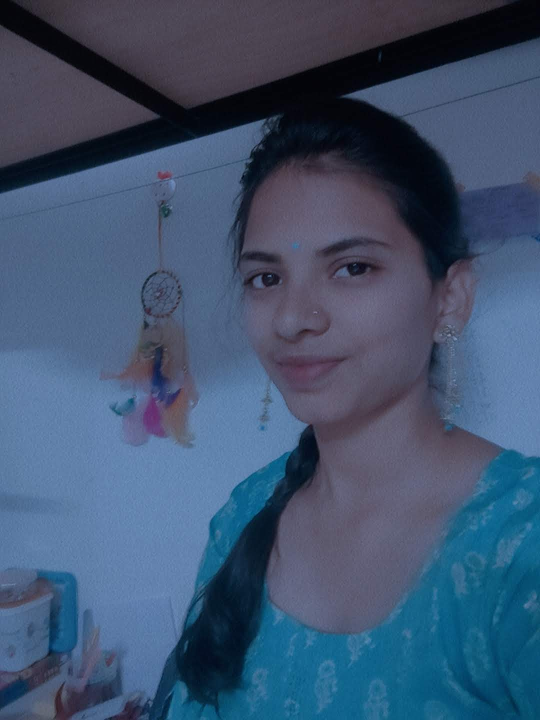
#> input picture OpenCV mini projects/Pic2.jpg, 1080 x 1440 px, found by its file name (shown at 1/2 size)
$ python Read_write_image_IPCV.py
#> lines starting #> are read from the running program, lines starting #| are printed output that depends on the picture
import cv2
'''
img1 = cv2.imread("E:\\Data\\Pic2.jpg",1)
img1 = cv2.resize(img1, (500,700))
cv2.imshow("Original",img1)

img2 = cv2.imread("E:\\Data\\Pic2.jpg",0) # -1 unchanged
img2 = cv2.resize(img2, (500,700))
cv2.imshow("Gray",img2)


cv2.waitKey()
cv2.destroyAllWindows()

'''
# Image conversion project colored image into grayscale.

#path = input("Enter the path and name of an image === ")
#print("You Enter this ===", path)

#Now read the image
img = cv2.imread("E:\\Data\\Pic2.jpg",1)
#> img is the input picture: shape (1440, 1080, 3); mean B, G, R 111, 83.6, 63.3
img = cv2.resize(img, (500,700))
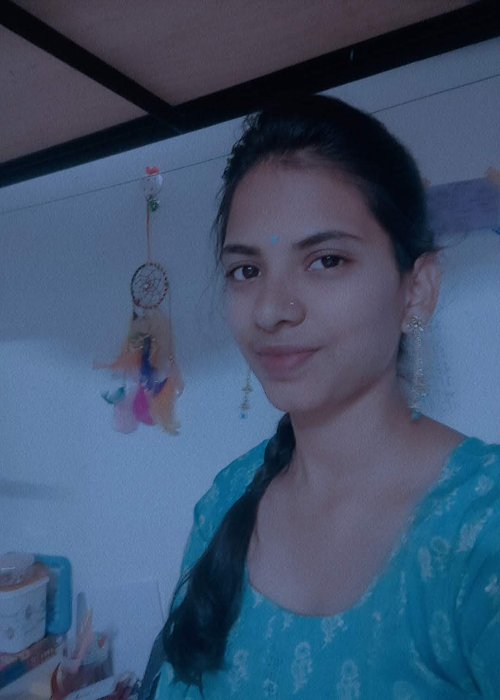
#> img: shape (700, 500, 3); mean B, G, R 111, 83.5, 63.2
img = cv2.flip(img,-1) #0,1,-1
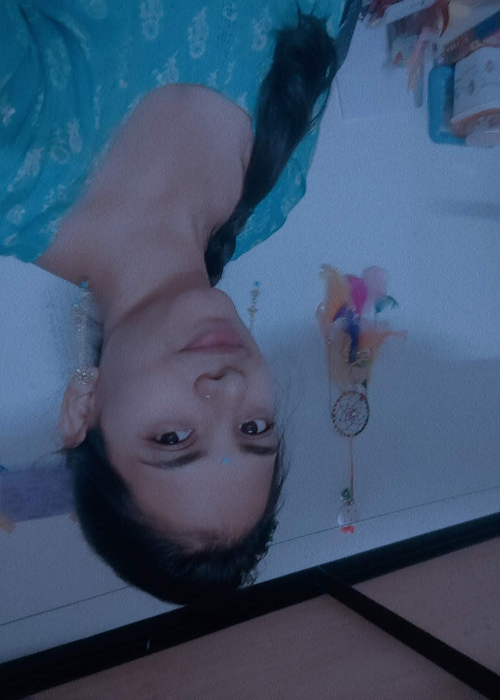
#> img: shape (700, 500, 3); mean B, G, R 111, 83.5, 63.2
cv2.imshow("Converted Image",img)

cv2.waitKey(0) #to wait for a key event,
cv2.destroyAllWindows() #to destroy all windows,
#cv2.imwrite('imagename.png', img)

'''
k = cv2.waitKey(0)
if k == ord("s"):
    cv2.imwrite("E:\\Data\\output.jpg",img)
else:
    cv2.destroyAllWindows()
'''

$ run again, with OpenCV mini projects/Pic1.jpg copied over OpenCV mini projects/Pic2.jpg
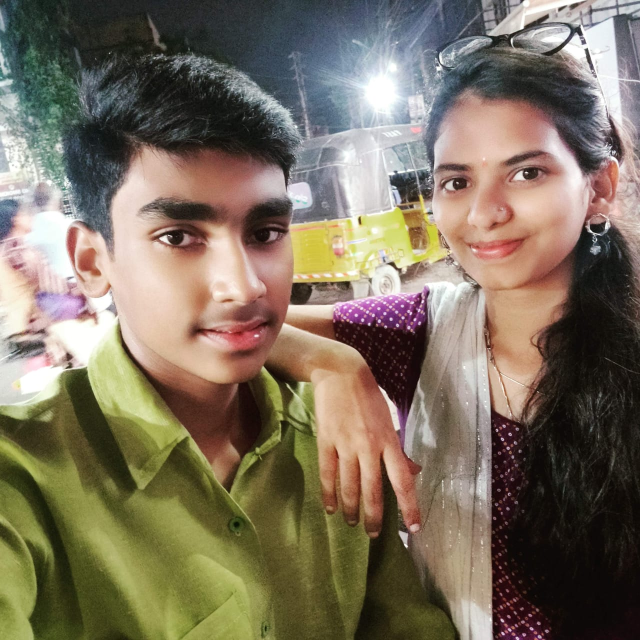
#> input picture OpenCV mini projects/Pic1.jpg, 1280 x 1280 px, found by its file name (shown at 1/2 size)
#> img is the input picture: shape (1280, 1280, 3); mean B, G, R 94.4, 112.1, 123.7
#> `img = cv2.resize(img, (500,700))`:
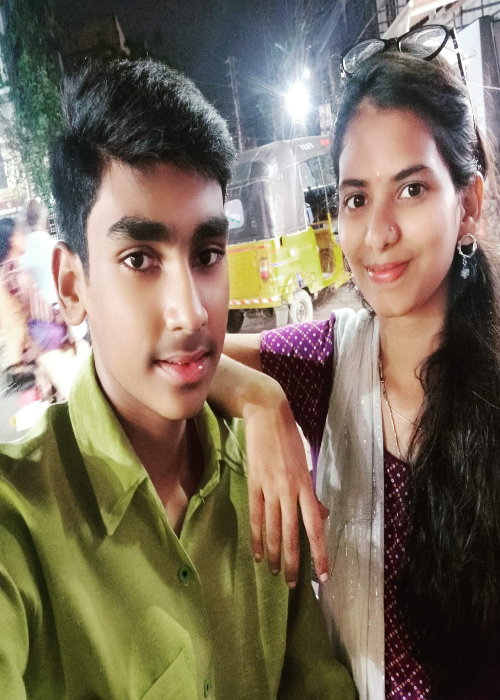
#> img: shape (700, 500, 3); mean B, G, R 94.3, 112, 123.6
#> `img = cv2.flip(img,-1)`:
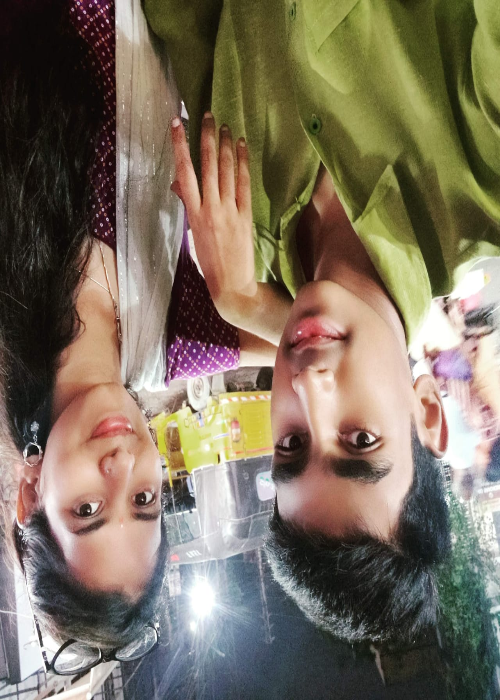
#> img: shape (700, 500, 3); mean B, G, R 94.3, 112, 123.6

$ run again, with OpenCV mini projects/Pic4.jpg copied over OpenCV mini projects/Pic2.jpg
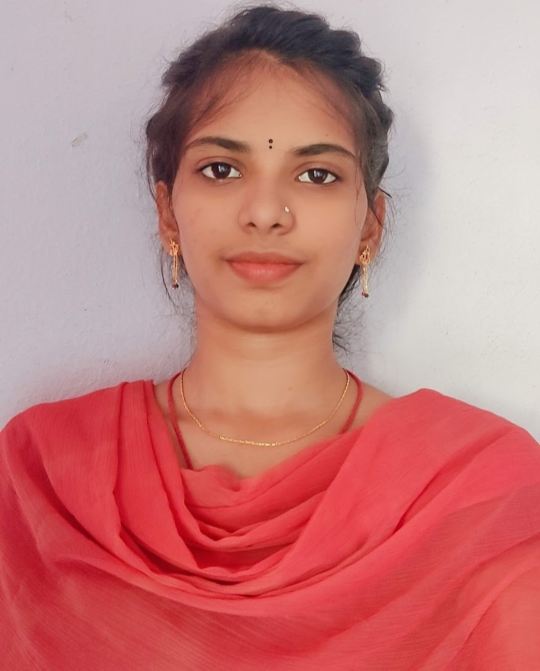
#> input picture OpenCV mini projects/Pic4.jpg, 1080 x 1342 px, found by its file name (shown at 1/2 size)
#> img is the input picture: shape (1342, 1080, 3); mean B, G, R 123.5, 124.7, 196.8
#> `img = cv2.resize(img, (500,700))`:
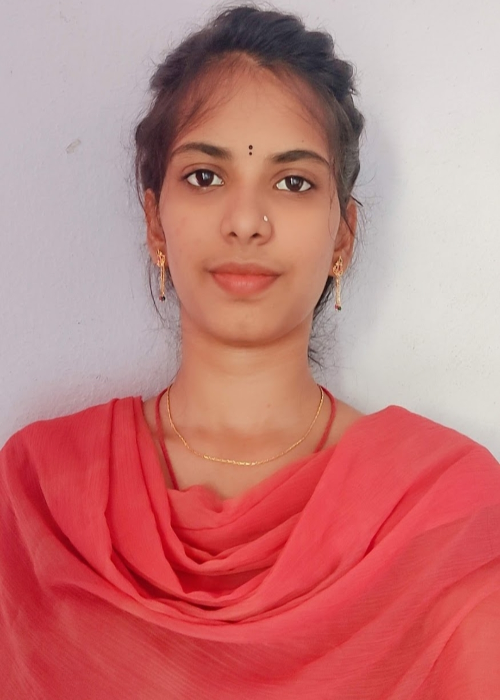
#> img: shape (700, 500, 3); mean B, G, R 123.4, 124.6, 196.7
#> `img = cv2.flip(img,-1)`:
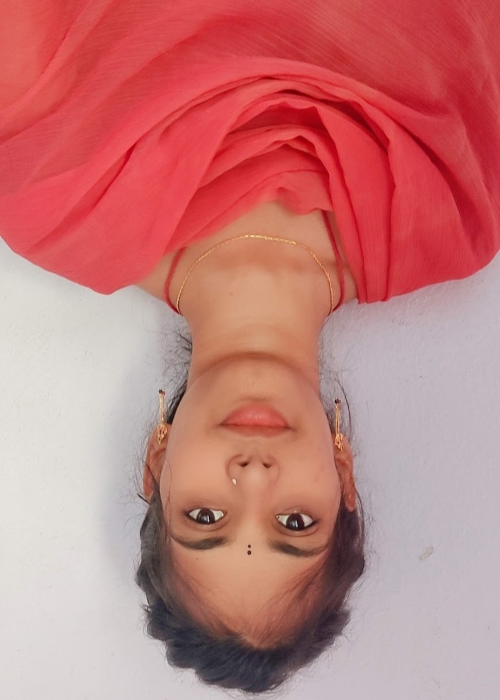
#> img: shape (700, 500, 3); mean B, G, R 123.4, 124.6, 196.7
